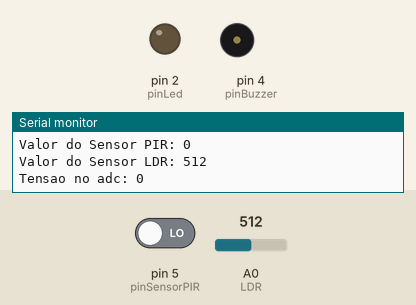
This sketch was run on a simulated Arduino Uno, built with avr-gcc and run on an emulated ATmega328P. Parts: output pins drawn as LEDs (lit = HIGH), buzzer (waves = sounding), the last lines printed to the serial monitor. The inputs (shaded band) are chosen by the test bench; at power-on: pin 5 (pinSensorPIR) LOW, A0 (LDR) = 512.

Above: at 1.2 s.
1.3 s: pin 5 (pinSensorPIR) driven HIGH
At 1.61 s:
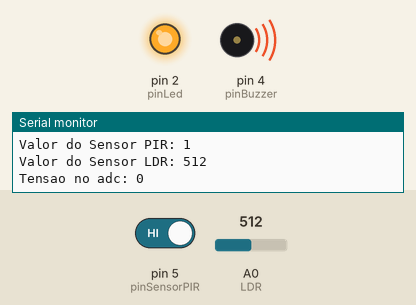
4.3 s: A0 (LDR) set to 733
7.3 s: A0 (LDR) set to 764
At 8.1 s:
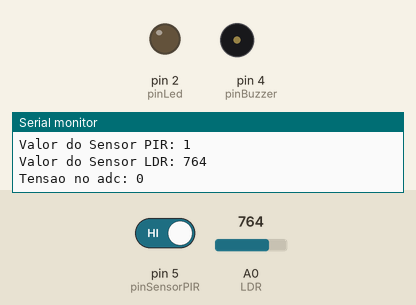
Timing chart, 0 to 10.3 s (numbered marks = the images above; inputs shaded):
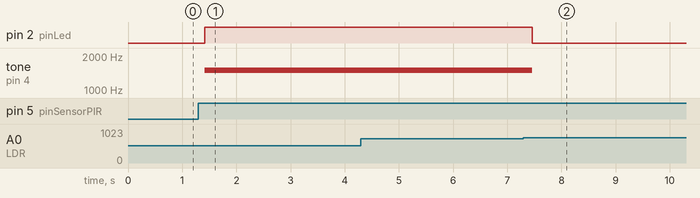

Measured:
- the behaviour switches between 749 and 750 on A0 (LDR) (found by bisection; images 1 and 2)
- after the input at 1.3 s, pin 2 (pinLed): LOW → HIGH after 0.12 s; tone on pin 4 (pinBuzzer): silent → 1500 Hz after 0.12 s
- after the input at 7.3 s, pin 2 (pinLed): HIGH → LOW after 0.16 s; tone on pin 4 (pinBuzzer): 1500 Hz → silent after 0.16 s

The sketch:

testeSensorMov.ino
```cpp
int pinBuzzer = 4;
int pinSensorPIR = 5;
int pinLed = 2;
int valorSensorPIR = 0;
int photocellPin = 0;     // o LDR e seu resistor de pulldown são conectados ao pino a0
int photocellReading;     // leitura analógica do divisor do sensor
void setup() {
  Serial.begin(9600); //Inicializando o serial monitor

  //Definido pinos como de entrada ou de saída
  pinMode(pinBuzzer,OUTPUT);
  pinMode(pinSensorPIR,INPUT);
  pinMode(pinLed,OUTPUT);
}

void loop() {
  //Lendo o valor do sensor PIR. Este sensor pode assumir 2 valores
  //1 quando detecta algum movimento e 0 quando não detecta.
  valorSensorPIR = digitalRead(pinSensorPIR);
  photocellReading = analogRead(A0); // faz a leitura do LDR
  Serial.print("Valor do Sensor PIR: ");
  Serial.println(valorSensorPIR);
  Serial.print("Valor do Sensor LDR: ");
  Serial.println(photocellReading);
  Serial.print("Tensao no adc: ");
  Serial.println(photocellReading/1024);
  //Verificando se ocorreu detecção de movimentos
  if (valorSensorPIR == 1 && photocellReading < 750) {
    ligarAlarme();
  } else {
    desligarAlarme();
  }
}

void ligarAlarme() {
  //Ligando o led
  digitalWrite(pinLed, HIGH);

  //Ligando o buzzer com uma frequencia de 1500 hz.
  tone(pinBuzzer,1500);

  delay(400); //tempo que o led fica acesso e o buzzer toca

  desligarAlarme();
}

void desligarAlarme() {
  //Desligando o led
  digitalWrite(pinLed, LOW);

  //Desligando o buzzer
  noTone(pinBuzzer);
}
```
